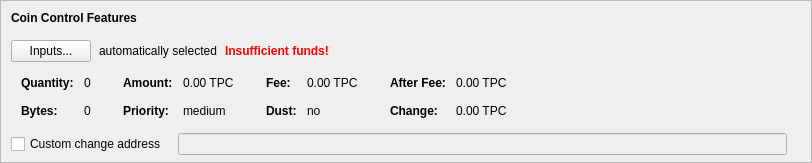
    <widget class="QFrame" name="frameCoinControl">
     <property name="sizePolicy">
      <sizepolicy hsizetype="Expanding" vsizetype="Expanding">
       <horstretch>0</horstretch>
       <verstretch>0</verstretch>
      </sizepolicy>
     </property>
     <property name="maximumSize">
      <size>
       <width>16777215</width>
       <height>16777215</height>
      </size>
     </property>
     <property name="frameShape">
      <enum>QFrame::StyledPanel</enum>
     </property>
     <property name="frameShadow">
      <enum>QFrame::Sunken</enum>
     </property>
     <layout class="QVBoxLayout" name="verticalLayoutCoinControl2">
      <property name="spacing">
       <number>0</number>
      </property>
      <property name="leftMargin">
       <number>0</number>
      </property>
      <property name="topMargin">
       <number>0</number>
      </property>
      <property name="rightMargin">
       <number>0</number>
      </property>
      <property name="bottomMargin">
       <number>6</number>
      </property>
      <item>
       <layout class="QVBoxLayout" name="verticalLayoutCoinControl" stretch="0,0,0,0,1">
        <property name="spacing">
         <number>0</number>
        </property>
        <property name="leftMargin">
         <number>10</number>
        </property>
        <property name="topMargin">
         <number>10</number>
        </property>
        <item>
         <layout class="QHBoxLayout" name="horizontalLayoutCoinControl1">
          <property name="bottomMargin">
           <number>15</number>
          </property>
          <item>
           <widget class="QLabel" name="labelCoinControlFeatures">
            <property name="sizePolicy">
             <sizepolicy hsizetype="Preferred" vsizetype="Maximum">
              <horstretch>0</horstretch>
              <verstretch>0</verstretch>
             </sizepolicy>
            </property>
            <property name="font">
             <font>
              <weight>75</weight>
              <bold>true</bold>
             </font>
            </property>
            <property name="styleSheet">
             <string notr="true">font-weight:bold;</string>
            </property>
            <property name="text">
             <string>Coin Control Features</string>
            </property>
           </widget>
          </item>
         </layout>
        </item>
        <item>
         <layout class="QHBoxLayout" name="horizontalLayoutCoinControl2" stretch="0,0,0,0">
          <property name="spacing">
           <number>8</number>
          </property>
          <property name="bottomMargin">
           <number>10</number>
          </property>
          <item>
           <widget class="QPushButton" name="pushButtonCoinControl">
            <property name="styleSheet">
             <string notr="true"/>
            </property>
            <property name="text">
             <string>Inputs...</string>
            </property>
            <property name="autoDefault">
             <bool>false</bool>
            </property>
           </widget>
          </item>
          <item>
           <widget class="QLabel" name="labelCoinControlAutomaticallySelected">
            <property name="text">
             <string>automatically selected</string>
            </property>
            <property name="margin">
             <number>5</number>
            </property>
           </widget>
          </item>
          <item>
           <widget class="QLabel" name="labelCoinControlInsuffFunds">
            <property name="font">
             <font>
              <weight>75</weight>
              <bold>true</bold>
             </font>
            </property>
            <property name="styleSheet">
             <string notr="true">color:red;font-weight:bold;</string>
            </property>
            <property name="text">
             <string>Insufficient funds!</string>
            </property>
            <property name="margin">
             <number>5</number>
            </property>
           </widget>
          </item>
          <item>
           <spacer name="horizontalSpacerCoinControl">
            <property name="orientation">
             <enum>Qt::Horizontal</enum>
            </property>
            <property name="sizeHint" stdset="0">
             <size>
              <width>40</width>
              <height>1</height>
             </size>
            </property>
           </spacer>
          </item>
         </layout>
        </item>
        <item>
         <widget class="QWidget" name="widgetCoinControl" native="true">
          <property name="sizePolicy">
           <sizepolicy hsizetype="Preferred" vsizetype="Preferred">
            <horstretch>0</horstretch>
            <verstretch>0</verstretch>
           </sizepolicy>
          </property>
          <property name="minimumSize">
           <size>
            <width>0</width>
            <height>0</height>
           </size>
          </property>
          <property name="styleSheet">
           <string notr="true"/>
          </property>
          <layout class="QHBoxLayout" name="horizontalLayoutCoinControl5">
           <property name="leftMargin">
            <number>0</number>
           </property>
           <property name="topMargin">
            <number>0</number>
           </property>
           <property name="rightMargin">
            <number>0</number>
           </property>
           <property name="bottomMargin">
            <number>0</number>
           </property>
           <item>
            <layout class="QHBoxLayout" name="horizontalLayoutCoinControl3" stretch="0,0,0,1">
             <property name="spacing">
              <number>20</number>
             </property>
             <property name="topMargin">
              <number>0</number>
             </property>
             <property name="bottomMargin">
              <number>10</number>
             </property>
             <item>
              <layout class="QFormLayout" name="formLayoutCoinControl1">
               <property name="horizontalSpacing">
                <number>10</number>
               </property>
               <property name="verticalSpacing">
                <number>14</number>
               </property>
               <property name="leftMargin">
                <number>10</number>
               </property>
               <property name="topMargin">
                <number>4</number>
               </property>
               <property name="rightMargin">
                <number>6</number>
               </property>
               <item row="0" column="0">
                <widget class="QLabel" name="labelCoinControlQuantityText">
                 <property name="font">
                  <font>
                   <weight>75</weight>
                   <bold>true</bold>
                  </font>
                 </property>
                 <property name="text">
                  <string>Quantity:</string>
                 </property>
                 <property name="margin">
                  <number>0</number>
                 </property>
                </widget>
               </item>
               <item row="0" column="1">
                <widget class="QLabel" name="labelCoinControlQuantity">
                 <property name="cursor">
                  <cursorShape>IBeamCursor</cursorShape>
                 </property>
                 <property name="contextMenuPolicy">
                  <enum>Qt::ActionsContextMenu</enum>
                 </property>
                 <property name="text">
                  <string notr="true">0</string>
                 </property>
                 <property name="margin">
                  <number>0</number>
                 </property>
                 <property name="textInteractionFlags">
                  <set>Qt::LinksAccessibleByMouse|Qt::TextSelectableByKeyboard|Qt::TextSelectableByMouse</set>
                 </property>
                </widget>
               </item>
               <item row="1" column="0">
                <widget class="QLabel" name="labelCoinControlBytesText">
                 <property name="font">
                  <font>
                   <weight>75</weight>
                   <bold>true</bold>
                  </font>
                 </property>
                 <property name="text">
                  <string>Bytes:</string>
                 </property>
                </widget>
               </item>
               <item row="1" column="1">
                <widget class="QLabel" name="labelCoinControlBytes">
                 <property name="cursor">
                  <cursorShape>IBeamCursor</cursorShape>
                 </property>
                 <property name="contextMenuPolicy">
                  <enum>Qt::ActionsContextMenu</enum>
                 </property>
                 <property name="text">
                  <string notr="true">0</string>
                 </property>
                 <property name="textInteractionFlags">
                  <set>Qt::LinksAccessibleByMouse|Qt::TextSelectableByKeyboard|Qt::TextSelectableByMouse</set>
                 </property>
                </widget>
               </item>
              </layout>
             </item>
             <item>
              <layout class="QFormLayout" name="formLayoutCoinControl2">
               <property name="horizontalSpacing">
                <number>10</number>
               </property>
               <property name="verticalSpacing">
                <number>14</number>
               </property>
               <property name="leftMargin">
                <number>6</number>
               </property>
               <property name="topMargin">
                <number>4</number>
               </property>
               <property name="rightMargin">
                <number>6</number>
               </property>
               <item row="0" column="0">
                <widget class="QLabel" name="labelCoinControlAmountText">
                 <property name="font">
                  <font>
                   <weight>75</weight>
                   <bold>true</bold>
                  </font>
                 </property>
                 <property name="text">
                  <string>Amount:</string>
                 </property>
                 <property name="margin">
                  <number>0</number>
                 </property>
                </widget>
               </item>
               <item row="0" column="1">
                <widget class="QLabel" name="labelCoinControlAmount">
                 <property name="cursor">
                  <cursorShape>IBeamCursor</cursorShape>
                 </property>
                 <property name="contextMenuPolicy">
                  <enum>Qt::ActionsContextMenu</enum>
                 </property>
                 <property name="text">
                  <string notr="true">0.00 TPC</string>
                 </property>
                 <property name="textInteractionFlags">
                  <set>Qt::LinksAccessibleByMouse|Qt::TextSelectableByKeyboard|Qt::TextSelectableByMouse</set>
                 </property>
                </widget>
               </item>
               <item row="1" column="0">
                <widget class="QLabel" name="labelCoinControlPriorityText">
                 <property name="font">
                  <font>
                   <weight>75</weight>
                   <bold>true</bold>
                  </font>
                 </property>
                 <property name="text">
                  <string>Priority:</string>
                 </property>
                </widget>
               </item>
               <item row="1" column="1">
                <widget class="QLabel" name="labelCoinControlPriority">
                 <property name="cursor">
                  <cursorShape>IBeamCursor</cursorShape>
                 </property>
                 <property name="contextMenuPolicy">
                  <enum>Qt::ActionsContextMenu</enum>
                 </property>
                 <property name="text">
                  <string notr="true">medium</string>
                 </property>
                 <property name="textInteractionFlags">
                  <set>Qt::LinksAccessibleByMouse|Qt::TextSelectableByKeyboard|Qt::TextSelectableByMouse</set>
                 </property>
                </widget>
               </item>
              </layout>
             </item>
             <item>
              <layout class="QFormLayout" name="formLayoutCoinControl3">
               <property name="horizontalSpacing">
                <number>10</number>
               </property>
               <property name="verticalSpacing">
                <number>14</number>
               </property>
               <property name="leftMargin">
                <number>6</number>
               </property>
               <property name="topMargin">
                <number>4</number>
               </property>
               <property name="rightMargin">
                <number>6</number>
               </property>
               <item row="0" column="0">
                <widget class="QLabel" name="labelCoinControlFeeText">
                 <property name="font">
                  <font>
                   <weight>75</weight>
                   <bold>true</bold>
                  </font>
                 </property>
                 <property name="text">
                  <string>Fee:</string>
                 </property>
                 <property name="margin">
                  <number>0</number>
                 </property>
                </widget>
               </item>
               <item row="0" column="1">
                <widget class="QLabel" name="labelCoinControlFee">
                 <property name="cursor">
                  <cursorShape>IBeamCursor</cursorShape>
                 </property>
                 <property name="contextMenuPolicy">
                  <enum>Qt::ActionsContextMenu</enum>
                 </property>
                 <property name="text">
                  <string notr="true">0.00 TPC</string>
                 </property>
                 <property name="textInteractionFlags">
                  <set>Qt::LinksAccessibleByMouse|Qt::TextSelectableByKeyboard|Qt::TextSelectableByMouse</set>
                 </property>
                </widget>
               </item>
               <item row="1" column="0">
                <widget class="QLabel" name="labelCoinControlLowOutputText">
                 <property name="font">
                  <font>
                   <weight>75</weight>
                   <bold>true</bold>
                  </font>
                 </property>
                 <property name="text">
                  <string>Dust:</string>
                 </property>
                </widget>
               </item>
               <item row="1" column="1">
                <widget class="QLabel" name="labelCoinControlLowOutput">
                 <property name="cursor">
                  <cursorShape>IBeamCursor</cursorShape>
                 </property>
                 <property name="contextMenuPolicy">
                  <enum>Qt::ActionsContextMenu</enum>
                 </property>
                 <property name="text">
                  <string notr="true">no</string>
                 </property>
                 <property name="textInteractionFlags">
                  <set>Qt::LinksAccessibleByMouse|Qt::TextSelectableByKeyboard|Qt::TextSelectableByMouse</set>
                 </property>
                </widget>
               </item>
              </layout>
             </item>
             <item>
              <layout class="QFormLayout" name="formLayoutCoinControl4">
               <property name="horizontalSpacing">
                <number>10</number>
               </property>
               <property name="verticalSpacing">
                <number>14</number>
               </property>
               <property name="leftMargin">
                <number>6</number>
               </property>
               <property name="topMargin">
                <number>4</number>
               </property>
               <property name="rightMargin">
                <number>6</number>
               </property>
               <item row="0" column="0">
                <widget class="QLabel" name="labelCoinControlAfterFeeText">
                 <property name="font">
                  <font>
                   <weight>75</weight>
                   <bold>true</bold>
                  </font>
                 </property>
                 <property name="text">
                  <string>After Fee:</string>
                 </property>
                 <property name="margin">
                  <number>0</number>
                 </property>
                </widget>
               </item>
               <item row="0" column="1">
                <widget class="QLabel" name="labelCoinControlAfterFee">
                 <property name="cursor">
                  <cursorShape>IBeamCursor</cursorShape>
                 </property>
                 <property name="contextMenuPolicy">
                  <enum>Qt::ActionsContextMenu</enum>
                 </property>
                 <property name="text">
                  <string notr="true">0.00 TPC</string>
                 </property>
                 <property name="textInteractionFlags">
                  <set>Qt::LinksAccessibleByMouse|Qt::TextSelectableByKeyboard|Qt::TextSelectableByMouse</set>
                 </property>
                </widget>
               </item>
               <item row="1" column="0">
                <widget class="QLabel" name="labelCoinControlChangeText">
                 <property name="font">
                  <font>
                   <weight>75</weight>
                   <bold>true</bold>
                  </font>
                 </property>
                 <property name="text">
                  <string>Change:</string>
                 </property>
                </widget>
               </item>
               <item row="1" column="1">
                <widget class="QLabel" name="labelCoinControlChange">
                 <property name="cursor">
                  <cursorShape>IBeamCursor</cursorShape>
                 </property>
                 <property name="contextMenuPolicy">
                  <enum>Qt::ActionsContextMenu</enum>
                 </property>
                 <property name="text">
                  <string notr="true">0.00 TPC</string>
                 </property>
                 <property name="textInteractionFlags">
                  <set>Qt::LinksAccessibleByMouse|Qt::TextSelectableByKeyboard|Qt::TextSelectableByMouse</set>
                 </property>
                </widget>
               </item>
              </layout>
             </item>
            </layout>
           </item>
          </layout>
         </widget>
        </item>
        <item>
         <layout class="QHBoxLayout" name="horizontalLayoutCoinControl4" stretch="0,0,0">
          <property name="spacing">
           <number>12</number>
          </property>
          <property name="sizeConstraint">
           <enum>QLayout::SetDefaultConstraint</enum>
          </property>
          <property name="topMargin">
           <number>5</number>
          </property>
          <property name="rightMargin">
           <number>5</number>
          </property>
          <item>
           <widget class="QCheckBox" name="checkBoxCoinControlChange">
            <property name="toolTip">
             <string>If this is activated, but the change address is empty or invalid, change will be sent to a newly generated address.</string>
            </property>
            <property name="text">
             <string>Custom change address</string>
            </property>
           </widget>
          </item>
          <item>
           <widget class="QValidatedLineEdit" name="lineEditCoinControlChange">
            <property name="enabled">
             <bool>false</bool>
            </property>
            <property name="sizePolicy">
             <sizepolicy hsizetype="Expanding" vsizetype="Fixed">
              <horstretch>0</horstretch>
              <verstretch>0</verstretch>
             </sizepolicy>
            </property>
           </widget>
          </item>
          <item>
           <widget class="QLabel" name="labelCoinControlChangeLabel">
            <property name="sizePolicy">
             <sizepolicy hsizetype="Preferred" vsizetype="Expanding">
              <horstretch>0</horstretch>
              <verstretch>0</verstretch>
             </sizepolicy>
            </property>
            <property name="minimumSize">
             <size>
              <width>0</width>
              <height>0</height>
             </size>
            </property>
            <property name="text">
             <string/>
            </property>
            <property name="margin">
             <number>3</number>
            </property>
           </widget>
          </item>
         </layout>
        </item>
        <item>
         <spacer name="verticalSpacerCoinControl">
          <property name="orientation">
           <enum>Qt::Vertical</enum>
          </property>
          <property name="sizeHint" stdset="0">
           <size>
            <width>800</width>
            <height>1</height>
           </size>
          </property>
         </spacer>
        </item>
       </layout>
      </item>
     </layout>
    </widget>
